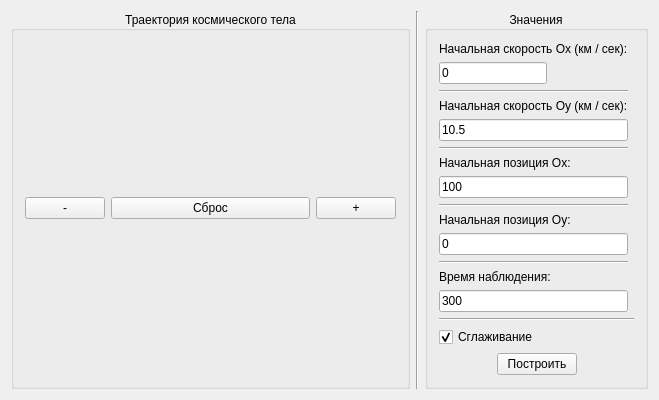
<?xml version="1.0" encoding="UTF-8"?>
<ui version="4.0">
 <class>MainWindow</class>
 <widget class="QMainWindow" name="MainWindow">
  <property name="geometry">
   <rect>
    <x>0</x>
    <y>0</y>
    <width>659</width>
    <height>396</height>
   </rect>
  </property>
  <property name="windowTitle">
   <string>Движение материального тела в поле тяготения</string>
  </property>
  <widget class="QWidget" name="centralWidget">
   <layout class="QHBoxLayout" name="horizontalLayout">
    <item>
     <widget class="QGroupBox" name="painterGroupBox">
      <property name="title">
       <string>Траектория космического тела</string>
      </property>
      <property name="alignment">
       <set>Qt::AlignCenter</set>
      </property>
      <property name="flat">
       <bool>true</bool>
      </property>
      <property name="checkable">
       <bool>false</bool>
      </property>
      <layout class="QVBoxLayout" name="verticalLayout">
       <item>
        <layout class="QVBoxLayout" name="paintWidgetLayout">
         <item>
          <layout class="QHBoxLayout" name="scaleLayout">
           <item>
            <widget class="QPushButton" name="scaleDown">
             <property name="sizePolicy">
              <sizepolicy hsizetype="Fixed" vsizetype="Fixed">
               <horstretch>0</horstretch>
               <verstretch>0</verstretch>
              </sizepolicy>
             </property>
             <property name="text">
              <string>-</string>
             </property>
            </widget>
           </item>
           <item>
            <widget class="QPushButton" name="scaleReset">
             <property name="text">
              <string>Сброс</string>
             </property>
            </widget>
           </item>
           <item>
            <widget class="QPushButton" name="scaleUp">
             <property name="sizePolicy">
              <sizepolicy hsizetype="Fixed" vsizetype="Fixed">
               <horstretch>0</horstretch>
               <verstretch>0</verstretch>
              </sizepolicy>
             </property>
             <property name="text">
              <string>+</string>
             </property>
            </widget>
           </item>
          </layout>
         </item>
        </layout>
       </item>
      </layout>
     </widget>
    </item>
    <item>
     <widget class="Line" name="line">
      <property name="orientation">
       <enum>Qt::Vertical</enum>
      </property>
     </widget>
    </item>
    <item>
     <widget class="QGroupBox" name="inputGroupBox">
      <property name="sizePolicy">
       <sizepolicy hsizetype="Fixed" vsizetype="Preferred">
        <horstretch>0</horstretch>
        <verstretch>0</verstretch>
       </sizepolicy>
      </property>
      <property name="title">
       <string>Значения</string>
      </property>
      <property name="alignment">
       <set>Qt::AlignCenter</set>
      </property>
      <property name="flat">
       <bool>true</bool>
      </property>
      <layout class="QGridLayout" name="gridLayout">
       <item row="8" column="0">
        <widget class="QLineEdit" name="oxStartPosEdit">
         <property name="inputMethodHints">
          <set>Qt::ImhNone</set>
         </property>
         <property name="inputMask">
          <string/>
         </property>
         <property name="text">
          <string>100</string>
         </property>
        </widget>
       </item>
       <item row="15" column="0" colspan="2">
        <widget class="Line" name="line_2">
         <property name="orientation">
          <enum>Qt::Horizontal</enum>
         </property>
        </widget>
       </item>
       <item row="13" column="0">
        <widget class="QLabel" name="label_6">
         <property name="sizePolicy">
          <sizepolicy hsizetype="Fixed" vsizetype="Fixed">
           <horstretch>0</horstretch>
           <verstretch>0</verstretch>
          </sizepolicy>
         </property>
         <property name="text">
          <string>Время наблюдения:</string>
         </property>
        </widget>
       </item>
       <item row="0" column="0">
        <widget class="QLabel" name="label">
         <property name="sizePolicy">
          <sizepolicy hsizetype="Fixed" vsizetype="Fixed">
           <horstretch>0</horstretch>
           <verstretch>0</verstretch>
          </sizepolicy>
         </property>
         <property name="text">
          <string>Начальная скорость Ox (км / сек):</string>
         </property>
        </widget>
       </item>
       <item row="11" column="0">
        <widget class="QLineEdit" name="oyStartPosEdit">
         <property name="inputMethodHints">
          <set>Qt::ImhNone</set>
         </property>
         <property name="text">
          <string>0</string>
         </property>
        </widget>
       </item>
       <item row="17" column="0" colspan="2">
        <layout class="QHBoxLayout" name="horizontalLayout_2">
         <item>
          <spacer name="horizontalSpacer">
           <property name="orientation">
            <enum>Qt::Horizontal</enum>
           </property>
           <property name="sizeHint" stdset="0">
            <size>
             <width>40</width>
             <height>20</height>
            </size>
           </property>
          </spacer>
         </item>
         <item>
          <widget class="QPushButton" name="updateButton">
           <property name="text">
            <string>Построить</string>
           </property>
          </widget>
         </item>
         <item>
          <spacer name="horizontalSpacer_2">
           <property name="orientation">
            <enum>Qt::Horizontal</enum>
           </property>
           <property name="sizeHint" stdset="0">
            <size>
             <width>40</width>
             <height>20</height>
            </size>
           </property>
          </spacer>
         </item>
        </layout>
       </item>
       <item row="14" column="0">
        <widget class="QLineEdit" name="obsTimeEdit">
         <property name="text">
          <string>300</string>
         </property>
        </widget>
       </item>
       <item row="7" column="0">
        <widget class="QLabel" name="label_4">
         <property name="sizePolicy">
          <sizepolicy hsizetype="Fixed" vsizetype="Fixed">
           <horstretch>0</horstretch>
           <verstretch>0</verstretch>
          </sizepolicy>
         </property>
         <property name="text">
          <string>Начальная позиция Ox:</string>
         </property>
        </widget>
       </item>
       <item row="5" column="0">
        <widget class="QLineEdit" name="oySpeedEdit">
         <property name="inputMethodHints">
          <set>Qt::ImhNone</set>
         </property>
         <property name="inputMask">
          <string/>
         </property>
         <property name="text">
          <string>10.5</string>
         </property>
        </widget>
       </item>
       <item row="10" column="0">
        <widget class="QLabel" name="label_5">
         <property name="sizePolicy">
          <sizepolicy hsizetype="Fixed" vsizetype="Fixed">
           <horstretch>0</horstretch>
           <verstretch>0</verstretch>
          </sizepolicy>
         </property>
         <property name="text">
          <string>Начальная позиция Oy:</string>
         </property>
        </widget>
       </item>
       <item row="2" column="0">
        <widget class="Line" name="line_3">
         <property name="orientation">
          <enum>Qt::Horizontal</enum>
         </property>
        </widget>
       </item>
       <item row="4" column="0">
        <widget class="QLabel" name="label_3">
         <property name="sizePolicy">
          <sizepolicy hsizetype="Fixed" vsizetype="Fixed">
           <horstretch>0</horstretch>
           <verstretch>0</verstretch>
          </sizepolicy>
         </property>
         <property name="text">
          <string>Начальная скорость Oy (км / сек):</string>
         </property>
        </widget>
       </item>
       <item row="1" column="0" colspan="2">
        <widget class="QLineEdit" name="oxSpeedEdit">
         <property name="sizePolicy">
          <sizepolicy hsizetype="Fixed" vsizetype="Fixed">
           <horstretch>0</horstretch>
           <verstretch>0</verstretch>
          </sizepolicy>
         </property>
         <property name="inputMethodHints">
          <set>Qt::ImhNone</set>
         </property>
         <property name="inputMask">
          <string/>
         </property>
         <property name="text">
          <string>0</string>
         </property>
        </widget>
       </item>
       <item row="9" column="0">
        <widget class="Line" name="line_5">
         <property name="orientation">
          <enum>Qt::Horizontal</enum>
         </property>
        </widget>
       </item>
       <item row="12" column="0">
        <widget class="Line" name="line_6">
         <property name="orientation">
          <enum>Qt::Horizontal</enum>
         </property>
        </widget>
       </item>
       <item row="6" column="0">
        <widget class="Line" name="line_4">
         <property name="orientation">
          <enum>Qt::Horizontal</enum>
         </property>
        </widget>
       </item>
       <item row="16" column="0">
        <widget class="QCheckBox" name="antialiasingCB">
         <property name="text">
          <string>Сглаживание</string>
         </property>
         <property name="checked">
          <bool>true</bool>
         </property>
        </widget>
       </item>
      </layout>
     </widget>
    </item>
   </layout>
  </widget>
  <widget class="QMenuBar" name="menuBar">
   <property name="geometry">
    <rect>
     <x>0</x>
     <y>0</y>
     <width>659</width>
     <height>20</height>
    </rect>
   </property>
  </widget>
 </widget>
 <layoutdefault spacing="6" margin="11"/>
 <resources/>
 <connections/>
</ui>
